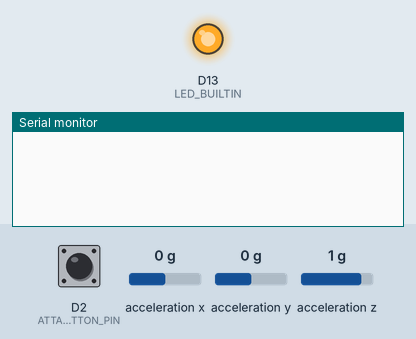
This sketch was run on a simulated Arduino Nano 33 BLE. Shown: output pins drawn as LEDs (lit = HIGH), the last lines printed to the serial monitor. Inputs (shaded band) come from the test bench; at power-on: acceleration x 0 g, D2 (ATTACK_BUTTON_PIN) HIGH, acceleration y 0 g, acceleration z 1 g.

Above: at 1.2 s.
1.3 s: acceleration x set to -1.4 g
At 2.5 s:
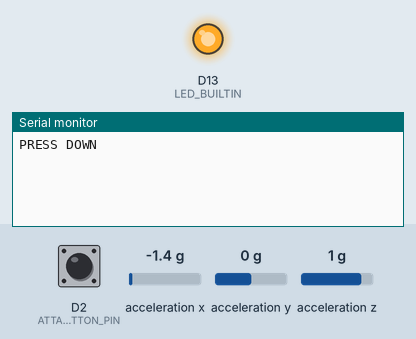
2.8 s: D2 (ATTACK_BUTTON_PIN) pulled LOW for 0.15 s
At 4.1 s:
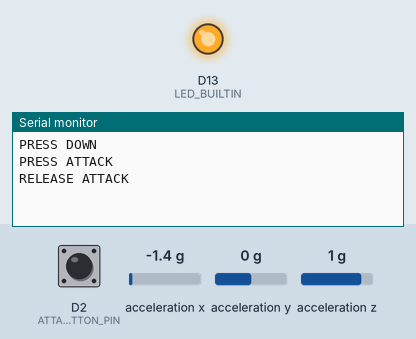
4.4 s: acceleration y set to -1.4 g
At 4.7 s:
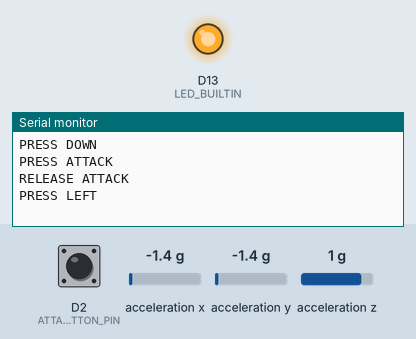

Measured:
- after the input at 1.3 s, the serial monitor: prints a new line at once (image 1)
- after the input at 2.8 s, the serial monitor: prints a new line at once (image 2)
- after the input at 4.4 s, the serial monitor: prints a new line at once (image 3)

The sketch:

Arduino_IDE_Code.ino
```cpp
/*
  Arduino Nano 33 BLE Sense Rev2
  Wii-Inspired Motion Controller for Hollow Knight

  CONTROLS:
  Tilt Left  -> LEFT
  Tilt Right -> RIGHT
  Tilt Up    -> UP / Jump
  Tilt Down  -> DOWN
  D2 Button  -> ATTACK

  Shake attack has been removed.
*/

#include "Arduino_BMI270_BMM150.h"

// TILT SETTINGS
const int TRIGGER_DEGREES = 20;
const int RELEASE_DEGREES = 10;

// ATTACK BUTTON
const int ATTACK_BUTTON_PIN = 2;
const unsigned long DEBOUNCE_MS = 25;

// MOVEMENT STATES
bool isLeftPressed = false;
bool isRightPressed = false;
bool isUpPressed = false;
bool isDownPressed = false;

// BUTTON STATES
bool lastButtonReading = HIGH;
bool stableButtonState = HIGH;
unsigned long lastDebounceTime = 0;

void setup() {

  pinMode(LED_BUILTIN, OUTPUT);
  digitalWrite(LED_BUILTIN, LOW);

  pinMode(ATTACK_BUTTON_PIN, INPUT_PULLUP);

  Serial.begin(115200);

  if (!IMU.begin()) {
    while (1) {
      digitalWrite(LED_BUILTIN, HIGH);
      delay(100);
      digitalWrite(LED_BUILTIN, LOW);
      delay(100);
    }
  }

  digitalWrite(LED_BUILTIN, HIGH);
}

void loop() {

  // =========================================
  // PHYSICAL ATTACK BUTTON
  // =========================================

  bool reading = digitalRead(ATTACK_BUTTON_PIN);

  if (reading != lastButtonReading) {
    lastDebounceTime = millis();
  }

  if (millis() - lastDebounceTime >= DEBOUNCE_MS) {

    if (reading != stableButtonState) {

      stableButtonState = reading;

      if (stableButtonState == LOW) {
        Serial.println("PRESS ATTACK");
      }
      else {
        Serial.println("RELEASE ATTACK");
      }
    }
  }

  lastButtonReading = reading;


  // =========================================
  // MOTION CONTROLS
  // =========================================

  float x, y, z;

  if (IMU.accelerationAvailable()) {

    IMU.readAcceleration(x, y, z);

    int degreesPitch = 0;
    int degreesRoll = 0;

    // =======================================
    // PITCH - UP / DOWN
    // =======================================

    if (x > 0.1f) {
      degreesPitch = map((int)(x * 100), 0, 97, 0, 90);
    }
    else if (x < -0.1f) {
      degreesPitch = -map((int)(x * 100), 0, -100, 0, 90);
    }

    // UP / JUMP

    if (!isUpPressed &&
        degreesPitch > TRIGGER_DEGREES) {

      Serial.println("PRESS UP");
      isUpPressed = true;
    }
    else if (isUpPressed &&
             degreesPitch < RELEASE_DEGREES) {

      Serial.println("RELEASE UP");
      isUpPressed = false;
    }

    // DOWN

    if (!isDownPressed &&
        degreesPitch < -TRIGGER_DEGREES) {

      Serial.println("PRESS DOWN");
      isDownPressed = true;
    }
    else if (isDownPressed &&
             degreesPitch > -RELEASE_DEGREES) {

      Serial.println("RELEASE DOWN");
      isDownPressed = false;
    }


    // =======================================
    // ROLL - LEFT / RIGHT
    // =======================================

    if (y > 0.1f) {
      degreesRoll = map((int)(y * 100), 0, 97, 0, 90);
    }
    else if (y < -0.1f) {
      degreesRoll = -map((int)(y * 100), 0, -100, 0, 90);
    }

    // LEFT

    if (!isLeftPressed &&
        degreesRoll < -TRIGGER_DEGREES) {

      Serial.println("PRESS LEFT");
      isLeftPressed = true;
    }
    else if (isLeftPressed &&
             degreesRoll > -RELEASE_DEGREES) {

      Serial.println("RELEASE LEFT");
      isLeftPressed = false;
    }

    // RIGHT

    if (!isRightPressed &&
        degreesRoll > TRIGGER_DEGREES) {

      Serial.println("PRESS RIGHT");
      isRightPressed = true;
    }
    else if (isRightPressed &&
             degreesRoll < RELEASE_DEGREES) {

      Serial.println("RELEASE RIGHT");
      isRightPressed = false;
    }
  }

  delay(10);
}
```
